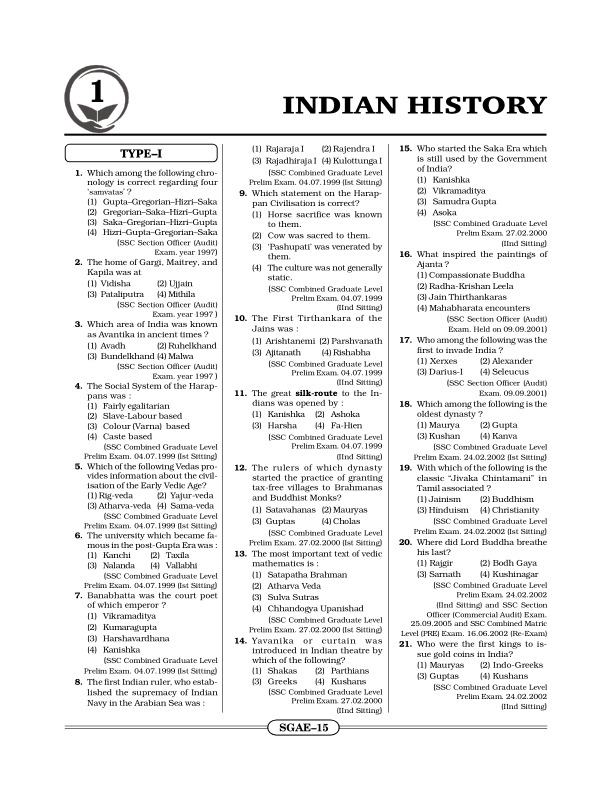
#> input picture img1.jpeg, 612 x 792 px
$ python assignment1.py
#> lines starting #> are read from the running program, lines starting #| are printed output that depends on the picture; after the words box and inside, x2 and y2 are one past the last pixel; in counts of white or black regions, pixels touching at a corner belong together
import numpy as np
import cv2

gray = cv2.imread(r"img1.jpeg")
#> gray is the input picture: shape (792, 612, 3); mean B, G, R 238.5, 238.5, 238.5
edges = cv2.Canny(gray,180,200,apertureSize = 3)
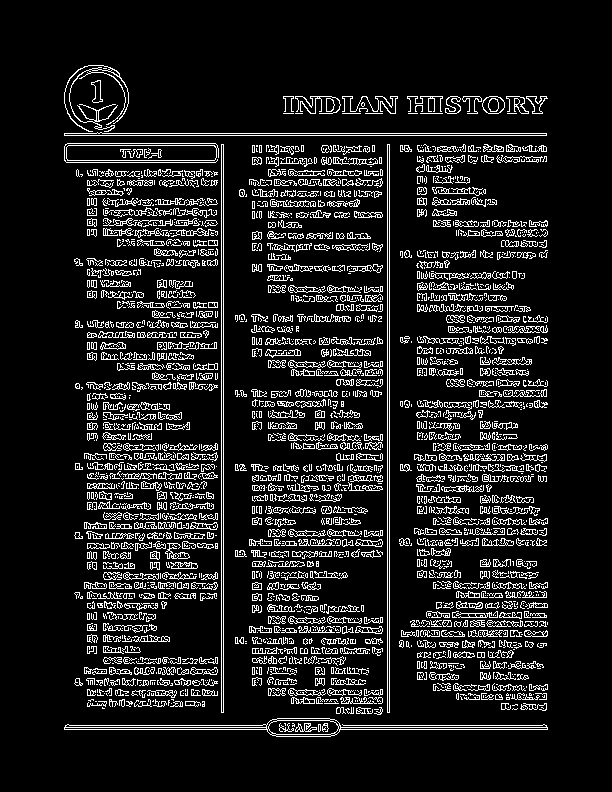
#> edges: shape (792, 612); 11.5% white in thin lines or dots, all inside (x1, y1, x2, y2) = (64, 65, 548, 737)
minLineLength=50
lines = cv2.HoughLinesP(image=edges,rho=1,theta=np.pi/180, threshold=215, minLineLength=minLineLength)
#> lines = [[389, 712, 389, 144], [221, 712, 221, 144], [223, 712, 223, 144], [387, 712, 387, 144], [64, 135, 546, 135], [102, 133, 546, 133], [64, 727, 266, 727], [339, 729, 547, 729], [69, 725, 262, 725], [67, 160, 214, 160], [68, 145, 214, 145]]
x11,y11=0,0
for i in range(len(lines)-1):
    x1, y1, x2, y2 = lines[i][0]
    print(x1,y1)
    #Checking for horizontal line. Here, we focus on vertical lines.
    if(x1!=x2):
        cv2.line(gray, (x1, y1), (x2, y2), (0, 255, 0), 2)
        continue
    #Removing two edges of vertical line.
    else:
        diff=abs(y1-y2)
        for j in range(i+1,len(lines)):
            #Finding the other edge of the line.
            x, y, _, _ = lines[j][0]
            print(x,y)
            if(abs(x1-x)<diff):
                diff = abs(x1-x)
                ind = j
                x11= x
                y11= y
        x1=(x1+x11)//2
        lines[ind][0] = -1
        lines[i][0] = -1
        cv2.line(gray, (x1, y1), (x1, y2), (0, 255, 0), 2)
#> this loop made 10 passes
#> (x1, y1, x2, y2) on passes 1 to 4: (388, 712, 389, 144), (222, 712, 221, 144), (111, -1, -1, -1), (111, -1, -1, -1)
#> (printed output is left out)
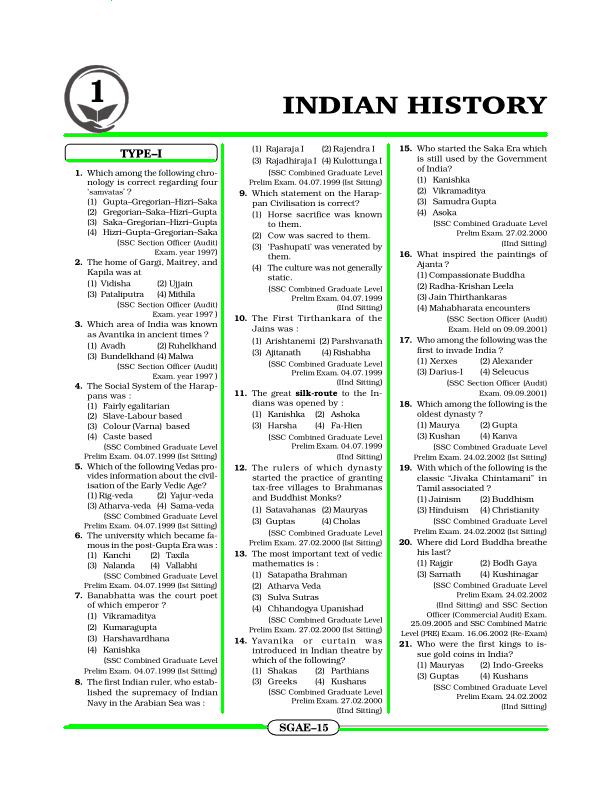
#> gray: shape (792, 612, 3); 1.62% of pixels changed, all inside (x1, y1, x2, y2) = (63, 0, 549, 731)
#> after the loop, ind = 2; lines = [[-1, -1, -1, -1], [-1, -1, -1, -1], [-1, -1, -1, -1], [-1, -1, -1, -1], [64, 135, 546, 135], [102, 133, 546, 133], [64, 727, 266, 727], [339, 729, 547, 729], [69, 725, 262, 725], [67, 160, 214, 160], [68, 145, 214, 145]]; x11 = 223; y11 = 712
cv2.imshow("linesDetected", gray)
cv2.waitKey(0)
cv2.destroyAllWindows()
